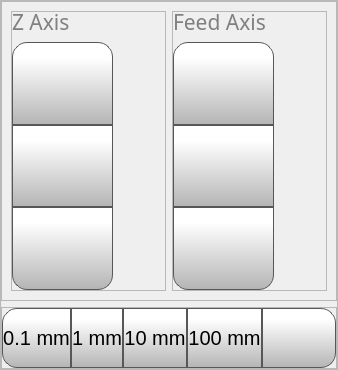
          <widget class="QFrame" name="frame_8">
           <property name="frameShape">
            <enum>QFrame::StyledPanel</enum>
           </property>
           <property name="frameShadow">
            <enum>QFrame::Raised</enum>
           </property>
           <layout class="QVBoxLayout" name="verticalLayout_5">
            <property name="leftMargin">
             <number>0</number>
            </property>
            <property name="topMargin">
             <number>0</number>
            </property>
            <property name="rightMargin">
             <number>0</number>
            </property>
            <property name="bottomMargin">
             <number>0</number>
            </property>
            <item>
             <widget class="QFrame" name="frame_7">
              <property name="minimumSize">
               <size>
                <width>0</width>
                <height>300</height>
               </size>
              </property>
              <property name="maximumSize">
               <size>
                <width>16777215</width>
                <height>16777215</height>
               </size>
              </property>
              <property name="frameShape">
               <enum>QFrame::StyledPanel</enum>
              </property>
              <property name="frameShadow">
               <enum>QFrame::Raised</enum>
              </property>
              <layout class="QHBoxLayout" name="horizontalLayout_2">
               <item>
                <widget class="QFrame" name="frame_3">
                 <property name="frameShape">
                  <enum>QFrame::StyledPanel</enum>
                 </property>
                 <property name="frameShadow">
                  <enum>QFrame::Raised</enum>
                 </property>
                 <layout class="QVBoxLayout" name="verticalLayout_3">
                  <property name="spacing">
                   <number>0</number>
                  </property>
                  <property name="leftMargin">
                   <number>0</number>
                  </property>
                  <property name="topMargin">
                   <number>0</number>
                  </property>
                  <property name="rightMargin">
                   <number>0</number>
                  </property>
                  <property name="bottomMargin">
                   <number>0</number>
                  </property>
                  <item>
                   <widget class="QLabel" name="fileInfoLabel_4">
                    <property name="maximumSize">
                     <size>
                      <width>16777215</width>
                      <height>20</height>
                     </size>
                    </property>
                    <property name="font">
                     <font>
                      <family>Gotham</family>
                      <pointsize>16</pointsize>
                      <weight>50</weight>
                      <bold>false</bold>
                     </font>
                    </property>
                    <property name="styleSheet">
                     <string notr="true">color:  grey;</string>
                    </property>
                    <property name="text">
                     <string>Z Axis</string>
                    </property>
                   </widget>
                  </item>
                  <item>
                   <spacer name="verticalSpacer">
                    <property name="orientation">
                     <enum>Qt::Vertical</enum>
                    </property>
                    <property name="sizeType">
                     <enum>QSizePolicy::Fixed</enum>
                    </property>
                    <property name="sizeHint" stdset="0">
                     <size>
                      <width>20</width>
                      <height>10</height>
                     </size>
                    </property>
                   </spacer>
                  </item>
                  <item>
                   <widget class="QPushButton" name="moveZMButton">
                    <property name="minimumSize">
                     <size>
                      <width>0</width>
                      <height>0</height>
                     </size>
                    </property>
                    <property name="maximumSize">
                     <size>
                      <width>101</width>
                      <height>91</height>
                     </size>
                    </property>
                    <property name="font">
                     <font>
                      <family>MS Shell Dlg 2</family>
                      <pointsize>20</pointsize>
                     </font>
                    </property>
                    <property name="styleSheet">
                     <string notr="true">QPushButton {
     border: 1px solid rgb(87, 87, 87);

	background-color: qlineargradient(spread:pad, x1:0, y1:1, x2:0, y2:0.188, stop:0 rgba(180, 180, 180, 255), stop:1 rgba(255, 255, 255, 255));
	border-top-left-radius: 15px;
	border-top-right-radius: 15px;
}

QPushButton:pressed {
    background-color: qlineargradient(x1: 0, y1: 0, x2: 0, y2: 1,
                                      stop: 0 #dadbde, stop: 1 #f6f7fa);
}

QPushButton:flat {
    border: none; /* no border for a flat push button */
}

QPushButton:default {
    border-color: navy; /* make the default button prominent */
}

QPushButton:focus {
	outline: none;
}</string>
                    </property>
                    <property name="text">
                     <string/>
                    </property>
                    <property name="icon">
                     <iconset resource="../resources/resource.qrc">
                      <normaloff>:/Navigation/img/Navigation/arrows.png</normaloff>:/Navigation/img/Navigation/arrows.png</iconset>
                    </property>
                    <property name="iconSize">
                     <size>
                      <width>40</width>
                      <height>40</height>
                     </size>
                    </property>
                    <property name="checkable">
                     <bool>false</bool>
                    </property>
                    <property name="autoDefault">
                     <bool>false</bool>
                    </property>
                    <property name="default">
                     <bool>false</bool>
                    </property>
                    <property name="flat">
                     <bool>false</bool>
                    </property>
                   </widget>
                  </item>
                  <item>
                   <widget class="QPushButton" name="homeZButton">
                    <property name="minimumSize">
                     <size>
                      <width>0</width>
                      <height>0</height>
                     </size>
                    </property>
                    <property name="maximumSize">
                     <size>
                      <width>101</width>
                      <height>91</height>
                     </size>
                    </property>
                    <property name="font">
                     <font>
                      <family>MS Shell Dlg 2</family>
                      <pointsize>20</pointsize>
                     </font>
                    </property>
                    <property name="styleSheet">
                     <string notr="true">QPushButton {
     border: 1px solid rgb(87, 87, 87);

	background-color: qlineargradient(spread:pad, x1:0, y1:1, x2:0, y2:0.188, stop:0 rgba(180, 180, 180, 255), stop:1 rgba(255, 255, 255, 255));
}

QPushButton:pressed {
    background-color: qlineargradient(x1: 0, y1: 0, x2: 0, y2: 1,
                                      stop: 0 #dadbde, stop: 1 #f6f7fa);
}

QPushButton:flat {
    border: none; /* no border for a flat push button */
}

QPushButton:default {
    border-color: navy; /* make the default button prominent */
}

QPushButton:focus {
	outline: none;
}</string>
                    </property>
                    <property name="text">
                     <string/>
                    </property>
                    <property name="icon">
                     <iconset resource="../resources/resource.qrc">
                      <normaloff>:/Icons/img/icons/home-icon-silhouette.png</normaloff>:/Icons/img/icons/home-icon-silhouette.png</iconset>
                    </property>
                    <property name="iconSize">
                     <size>
                      <width>40</width>
                      <height>40</height>
                     </size>
                    </property>
                    <property name="checkable">
                     <bool>false</bool>
                    </property>
                    <property name="autoDefault">
                     <bool>false</bool>
                    </property>
                    <property name="default">
                     <bool>false</bool>
                    </property>
                    <property name="flat">
                     <bool>false</bool>
                    </property>
                   </widget>
                  </item>
                  <item>
                   <widget class="QPushButton" name="moveZPButton">
                    <property name="minimumSize">
                     <size>
                      <width>0</width>
                      <height>0</height>
                     </size>
                    </property>
                    <property name="maximumSize">
                     <size>
                      <width>101</width>
                      <height>91</height>
                     </size>
                    </property>
                    <property name="font">
                     <font>
                      <family>MS Shell Dlg 2</family>
                      <pointsize>20</pointsize>
                     </font>
                    </property>
                    <property name="styleSheet">
                     <string notr="true">QPushButton {
     border: 1px solid rgb(87, 87, 87);

	background-color: qlineargradient(spread:pad, x1:0, y1:1, x2:0, y2:0.188, stop:0 rgba(180, 180, 180, 255), stop:1 rgba(255, 255, 255, 255));
	border-bottom-left-radius: 15px;
	border-bottom-right-radius: 15px;
}

QPushButton:pressed {
    background-color: qlineargradient(x1: 0, y1: 0, x2: 0, y2: 1,
                                      stop: 0 #dadbde, stop: 1 #f6f7fa);
}

QPushButton:flat {
    border: none; /* no border for a flat push button */
}

QPushButton:default {
    border-color: navy; /* make the default button prominent */
}

QPushButton:focus {
	outline: none;
}</string>
                    </property>
                    <property name="text">
                     <string/>
                    </property>
                    <property name="icon">
                     <iconset resource="../resources/resource.qrc">
                      <normaloff>:/Navigation/img/Navigation/arrows-5.png</normaloff>:/Navigation/img/Navigation/arrows-5.png</iconset>
                    </property>
                    <property name="iconSize">
                     <size>
                      <width>40</width>
                      <height>40</height>
                     </size>
                    </property>
                    <property name="checkable">
                     <bool>false</bool>
                    </property>
                    <property name="autoDefault">
                     <bool>false</bool>
                    </property>
                    <property name="default">
                     <bool>false</bool>
                    </property>
                    <property name="flat">
                     <bool>false</bool>
                    </property>
                   </widget>
                  </item>
                 </layout>
                </widget>
               </item>
               <item>
                <widget class="QFrame" name="frame_5">
                 <property name="frameShape">
                  <enum>QFrame::StyledPanel</enum>
                 </property>
                 <property name="frameShadow">
                  <enum>QFrame::Raised</enum>
                 </property>
                 <layout class="QVBoxLayout" name="verticalLayout_4">
                  <property name="spacing">
                   <number>0</number>
                  </property>
                  <property name="leftMargin">
                   <number>0</number>
                  </property>
                  <property name="topMargin">
                   <number>0</number>
                  </property>
                  <property name="rightMargin">
                   <number>0</number>
                  </property>
                  <property name="bottomMargin">
                   <number>0</number>
                  </property>
                  <item>
                   <widget class="QLabel" name="feedLabel">
                    <property name="maximumSize">
                     <size>
                      <width>16777215</width>
                      <height>20</height>
                     </size>
                    </property>
                    <property name="font">
                     <font>
                      <family>Gotham</family>
                      <pointsize>16</pointsize>
                      <weight>50</weight>
                      <bold>false</bold>
                     </font>
                    </property>
                    <property name="styleSheet">
                     <string notr="true">color:  grey;</string>
                    </property>
                    <property name="text">
                     <string>Feed Axis</string>
                    </property>
                   </widget>
                  </item>
                  <item>
                   <spacer name="verticalSpacer_2">
                    <property name="orientation">
                     <enum>Qt::Vertical</enum>
                    </property>
                    <property name="sizeType">
                     <enum>QSizePolicy::Fixed</enum>
                    </property>
                    <property name="sizeHint" stdset="0">
                     <size>
                      <width>20</width>
                      <height>10</height>
                     </size>
                    </property>
                   </spacer>
                  </item>
                  <item>
                   <widget class="QPushButton" name="moveFeedMButton">
                    <property name="minimumSize">
                     <size>
                      <width>0</width>
                      <height>0</height>
                     </size>
                    </property>
                    <property name="maximumSize">
                     <size>
                      <width>101</width>
                      <height>91</height>
                     </size>
                    </property>
                    <property name="font">
                     <font>
                      <family>MS Shell Dlg 2</family>
                      <pointsize>20</pointsize>
                     </font>
                    </property>
                    <property name="styleSheet">
                     <string notr="true">QPushButton {
     border: 1px solid rgb(87, 87, 87);

	background-color: qlineargradient(spread:pad, x1:0, y1:1, x2:0, y2:0.188, stop:0 rgba(180, 180, 180, 255), stop:1 rgba(255, 255, 255, 255));
	border-top-left-radius: 15px;
	border-top-right-radius: 15px;
}

QPushButton:pressed {
    background-color: qlineargradient(x1: 0, y1: 0, x2: 0, y2: 1,
                                      stop: 0 #dadbde, stop: 1 #f6f7fa);
}

QPushButton:flat {
    border: none; /* no border for a flat push button */
}

QPushButton:default {
    border-color: navy; /* make the default button prominent */
}

QPushButton:focus {
	outline: none;
}</string>
                    </property>
                    <property name="text">
                     <string/>
                    </property>
                    <property name="icon">
                     <iconset resource="../resources/resource.qrc">
                      <normaloff>:/Navigation/img/Navigation/arrows.png</normaloff>:/Navigation/img/Navigation/arrows.png</iconset>
                    </property>
                    <property name="iconSize">
                     <size>
                      <width>40</width>
                      <height>40</height>
                     </size>
                    </property>
                    <property name="checkable">
                     <bool>false</bool>
                    </property>
                    <property name="autoDefault">
                     <bool>false</bool>
                    </property>
                    <property name="default">
                     <bool>false</bool>
                    </property>
                    <property name="flat">
                     <bool>false</bool>
                    </property>
                   </widget>
                  </item>
                  <item>
                   <widget class="QPushButton" name="homeFeedButton">
                    <property name="minimumSize">
                     <size>
                      <width>0</width>
                      <height>0</height>
                     </size>
                    </property>
                    <property name="maximumSize">
                     <size>
                      <width>101</width>
                      <height>91</height>
                     </size>
                    </property>
                    <property name="font">
                     <font>
                      <family>MS Shell Dlg 2</family>
                      <pointsize>20</pointsize>
                     </font>
                    </property>
                    <property name="styleSheet">
                     <string notr="true">QPushButton {
     border: 1px solid rgb(87, 87, 87);

	background-color: qlineargradient(spread:pad, x1:0, y1:1, x2:0, y2:0.188, stop:0 rgba(180, 180, 180, 255), stop:1 rgba(255, 255, 255, 255));
}

QPushButton:pressed {
    background-color: qlineargradient(x1: 0, y1: 0, x2: 0, y2: 1,
                                      stop: 0 #dadbde, stop: 1 #f6f7fa);
}

QPushButton:flat {
    border: none; /* no border for a flat push button */
}

QPushButton:default {
    border-color: navy; /* make the default button prominent */
}

QPushButton:focus {
	outline: none;
}</string>
                    </property>
                    <property name="text">
                     <string/>
                    </property>
                    <property name="icon">
                     <iconset resource="../resources/resource.qrc">
                      <normaloff>:/Icons/img/icons/home-icon-silhouette.png</normaloff>:/Icons/img/icons/home-icon-silhouette.png</iconset>
                    </property>
                    <property name="iconSize">
                     <size>
                      <width>40</width>
                      <height>40</height>
                     </size>
                    </property>
                    <property name="checkable">
                     <bool>false</bool>
                    </property>
                    <property name="autoDefault">
                     <bool>false</bool>
                    </property>
                    <property name="default">
                     <bool>false</bool>
                    </property>
                    <property name="flat">
                     <bool>false</bool>
                    </property>
                   </widget>
                  </item>
                  <item>
                   <widget class="QPushButton" name="moveFeedPButton">
                    <property name="minimumSize">
                     <size>
                      <width>0</width>
                      <height>0</height>
                     </size>
                    </property>
                    <property name="maximumSize">
                     <size>
                      <width>101</width>
                      <height>91</height>
                     </size>
                    </property>
                    <property name="font">
                     <font>
                      <family>MS Shell Dlg 2</family>
                      <pointsize>20</pointsize>
                     </font>
                    </property>
                    <property name="styleSheet">
                     <string notr="true">QPushButton {
     border: 1px solid rgb(87, 87, 87);

	background-color: qlineargradient(spread:pad, x1:0, y1:1, x2:0, y2:0.188, stop:0 rgba(180, 180, 180, 255), stop:1 rgba(255, 255, 255, 255));
	border-bottom-left-radius: 15px;
	border-bottom-right-radius: 15px;
}

QPushButton:pressed {
    background-color: qlineargradient(x1: 0, y1: 0, x2: 0, y2: 1,
                                      stop: 0 #dadbde, stop: 1 #f6f7fa);
}

QPushButton:flat {
    border: none; /* no border for a flat push button */
}

QPushButton:default {
    border-color: navy; /* make the default button prominent */
}

QPushButton:focus {
	outline: none;
}</string>
                    </property>
                    <property name="text">
                     <string/>
                    </property>
                    <property name="icon">
                     <iconset resource="../resources/resource.qrc">
                      <normaloff>:/Navigation/img/Navigation/arrows-5.png</normaloff>:/Navigation/img/Navigation/arrows-5.png</iconset>
                    </property>
                    <property name="iconSize">
                     <size>
                      <width>40</width>
                      <height>40</height>
                     </size>
                    </property>
                    <property name="checkable">
                     <bool>false</bool>
                    </property>
                    <property name="autoDefault">
                     <bool>false</bool>
                    </property>
                    <property name="default">
                     <bool>false</bool>
                    </property>
                    <property name="flat">
                     <bool>false</bool>
                    </property>
                   </widget>
                  </item>
                 </layout>
                </widget>
               </item>
              </layout>
             </widget>
            </item>
            <item>
             <widget class="QFrame" name="frame_6">
              <property name="frameShape">
               <enum>QFrame::StyledPanel</enum>
              </property>
              <property name="frameShadow">
               <enum>QFrame::Raised</enum>
              </property>
              <layout class="QHBoxLayout" name="horizontalLayout">
               <property name="spacing">
                <number>0</number>
               </property>
               <property name="leftMargin">
                <number>0</number>
               </property>
               <property name="topMargin">
                <number>0</number>
               </property>
               <property name="rightMargin">
                <number>0</number>
               </property>
               <property name="bottomMargin">
                <number>0</number>
               </property>
               <item>
                <widget class="QPushButton" name="step01Button">
                 <property name="minimumSize">
                  <size>
                   <width>0</width>
                   <height>60</height>
                  </size>
                 </property>
                 <property name="font">
                  <font>
                   <family>MS Shell Dlg 2</family>
                   <pointsize>15</pointsize>
                  </font>
                 </property>
                 <property name="styleSheet">
                  <string notr="true">QPushButton {
     border: 1px solid rgb(87, 87, 87);
border-bottom-left-radius: 15px;
border-top-left-radius: 15px;

	background-color: qlineargradient(spread:pad, x1:0, y1:1, x2:0, y2:0.188, stop:0 rgba(180, 180, 180, 255), stop:1 rgba(255, 255, 255, 255));
}

QPushButton:pressed {
    background-color: qlineargradient(x1: 0, y1: 0, x2: 0, y2: 1,
                                      stop: 0 #dadbde, stop: 1 #f6f7fa);
}

QPushButton:flat {
    border-bottom: none; /* no border for a flat push button */
    background-color: qlineargradient(x1: 0, y1: 0, x2: 0, y2: 1,
                                      stop: 0 #dadbde, stop: 1 #f6f7fa);
}

QPushButton:default {
    border-color: navy; /* make the default button prominent */
}

QPushButton:focus {
	outline: none;
}</string>
                 </property>
                 <property name="text">
                  <string>0.1 mm</string>
                 </property>
                 <property name="iconSize">
                  <size>
                   <width>40</width>
                   <height>40</height>
                  </size>
                 </property>
                 <property name="checkable">
                  <bool>false</bool>
                 </property>
                 <property name="autoDefault">
                  <bool>false</bool>
                 </property>
                 <property name="default">
                  <bool>false</bool>
                 </property>
                 <property name="flat">
                  <bool>false</bool>
                 </property>
                </widget>
               </item>
               <item>
                <widget class="QPushButton" name="step1Button">
                 <property name="minimumSize">
                  <size>
                   <width>0</width>
                   <height>60</height>
                  </size>
                 </property>
                 <property name="font">
                  <font>
                   <family>MS Shell Dlg 2</family>
                   <pointsize>15</pointsize>
                  </font>
                 </property>
                 <property name="styleSheet">
                  <string notr="true">QPushButton {
     border: 1px solid rgb(87, 87, 87);
	background-color: qlineargradient(spread:pad, x1:0, y1:1, x2:0, y2:0.188, stop:0 rgba(180, 180, 180, 255), stop:1 rgba(255, 255, 255, 255));
}

QPushButton:pressed {
    background-color: qlineargradient(x1: 0, y1: 0, x2: 0, y2: 1,
                                      stop: 0 #dadbde, stop: 1 #f6f7fa);
}

QPushButton:flat {
    border-bottom: none; /* no border for a flat push button */
    background-color: qlineargradient(x1: 0, y1: 0, x2: 0, y2: 1,
                                      stop: 0 #dadbde, stop: 1 #f6f7fa);
}

QPushButton:default {
    border-color: navy; /* make the default button prominent */
}

QPushButton:focus {
	outline: none;
}</string>
                 </property>
                 <property name="text">
                  <string>1 mm</string>
                 </property>
                 <property name="iconSize">
                  <size>
                   <width>40</width>
                   <height>40</height>
                  </size>
                 </property>
                 <property name="checkable">
                  <bool>false</bool>
                 </property>
                 <property name="autoDefault">
                  <bool>false</bool>
                 </property>
                 <property name="default">
                  <bool>false</bool>
                 </property>
                 <property name="flat">
                  <bool>false</bool>
                 </property>
                </widget>
               </item>
               <item>
                <widget class="QPushButton" name="step10Button">
                 <property name="minimumSize">
                  <size>
                   <width>0</width>
                   <height>60</height>
                  </size>
                 </property>
                 <property name="font">
                  <font>
                   <family>MS Shell Dlg 2</family>
                   <pointsize>15</pointsize>
                  </font>
                 </property>
                 <property name="styleSheet">
                  <string notr="true">QPushButton {
     border: 1px solid rgb(87, 87, 87);
	background-color: qlineargradient(spread:pad, x1:0, y1:1, x2:0, y2:0.188, stop:0 rgba(180, 180, 180, 255), stop:1 rgba(255, 255, 255, 255));
}

QPushButton:pressed {
    background-color: qlineargradient(x1: 0, y1: 0, x2: 0, y2: 1,
                                      stop: 0 #dadbde, stop: 1 #f6f7fa);
}

QPushButton:flat {
    border-bottom: none; /* no border for a flat push button */
    background-color: qlineargradient(x1: 0, y1: 0, x2: 0, y2: 1,
                                      stop: 0 #dadbde, stop: 1 #f6f7fa);
}

QPushButton:default {
    border-color: navy; /* make the default button prominent */
}

QPushButton:focus {
	outline: none;
}</string>
                 </property>
                 <property name="text">
                  <string>10 mm</string>
                 </property>
                 <property name="iconSize">
                  <size>
                   <width>40</width>
                   <height>40</height>
                  </size>
                 </property>
                 <property name="checkable">
                  <bool>false</bool>
                 </property>
                 <property name="autoDefault">
                  <bool>false</bool>
                 </property>
                 <property name="default">
                  <bool>false</bool>
                 </property>
                 <property name="flat">
                  <bool>false</bool>
                 </property>
                </widget>
               </item>
               <item>
                <widget class="QPushButton" name="step100Button">
                 <property name="minimumSize">
                  <size>
                   <width>0</width>
                   <height>60</height>
                  </size>
                 </property>
                 <property name="font">
                  <font>
                   <family>MS Shell Dlg 2</family>
                   <pointsize>15</pointsize>
                  </font>
                 </property>
                 <property name="styleSheet">
                  <string notr="true">QPushButton {
     border: 1px solid rgb(87, 87, 87);
	background-color: qlineargradient(spread:pad, x1:0, y1:1, x2:0, y2:0.188, stop:0 rgba(180, 180, 180, 255), stop:1 rgba(255, 255, 255, 255));
}

QPushButton:pressed {
    background-color: qlineargradient(x1: 0, y1: 0, x2: 0, y2: 1,
                                      stop: 0 #dadbde, stop: 1 #f6f7fa);
}

QPushButton:flat {
    border-bottom: none; /* no border for a flat push button */
    background-color: qlineargradient(x1: 0, y1: 0, x2: 0, y2: 1,
                                      stop: 0 #dadbde, stop: 1 #f6f7fa);
}

QPushButton:default {
    border-color: navy; /* make the default button prominent */
}

QPushButton:focus {
	outline: none;
}</string>
                 </property>
                 <property name="text">
                  <string>100 mm</string>
                 </property>
                 <property name="iconSize">
                  <size>
                   <width>40</width>
                   <height>40</height>
                  </size>
                 </property>
                 <property name="checkable">
                  <bool>true</bool>
                 </property>
                 <property name="checked">
                  <bool>false</bool>
                 </property>
                 <property name="autoDefault">
                  <bool>false</bool>
                 </property>
                 <property name="default">
                  <bool>false</bool>
                 </property>
                 <property name="flat">
                  <bool>false</bool>
                 </property>
                </widget>
               </item>
               <item>
                <widget class="QPushButton" name="motorOffButton">
                 <property name="minimumSize">
                  <size>
                   <width>0</width>
                   <height>60</height>
                  </size>
                 </property>
                 <property name="font">
                  <font>
                   <family>MS Shell Dlg 2</family>
                   <pointsize>20</pointsize>
                  </font>
                 </property>
                 <property name="styleSheet">
                  <string notr="true">QPushButton {
     border: 1px solid rgb(87, 87, 87);
 border-bottom-right-radius: 15px;
 border-top-right-radius: 15px;
	background-color: qlineargradient(spread:pad, x1:0, y1:1, x2:0, y2:0.188, stop:0 rgba(180, 180, 180, 255), stop:1 rgba(255, 255, 255, 255));
}

QPushButton:pressed {
    background-color: qlineargradient(x1: 0, y1: 0, x2: 0, y2: 1,
                                      stop: 0 #dadbde, stop: 1 #f6f7fa);
}

QPushButton:flat {
}

QPushButton:default {
    border-color: navy; /* make the default button prominent */
}

QPushButton:focus {
	outline: none;
}</string>
                 </property>
                 <property name="text">
                  <string/>
                 </property>
                 <property name="icon">
                  <iconset resource="../resources/resource.qrc">
                   <normaloff>:/Icons/img/icons/motor.png</normaloff>:/Icons/img/icons/motor.png</iconset>
                 </property>
                 <property name="iconSize">
                  <size>
                   <width>40</width>
                   <height>40</height>
                  </size>
                 </property>
                 <property name="checkable">
                  <bool>false</bool>
                 </property>
                 <property name="autoDefault">
                  <bool>false</bool>
                 </property>
                 <property name="default">
                  <bool>false</bool>
                 </property>
                 <property name="flat">
                  <bool>false</bool>
                 </property>
                </widget>
               </item>
              </layout>
             </widget>
            </item>
           </layout>
          </widget>
